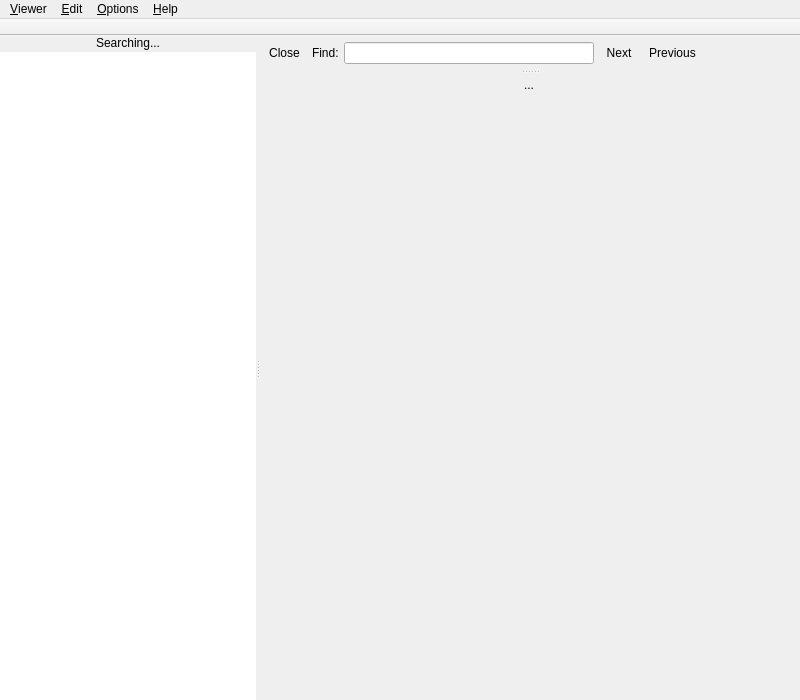
<?xml version="1.0" encoding="UTF-8"?>
<ui version="4.0">
 <class>MainWindow</class>
 <widget class="QMainWindow" name="MainWindow">
  <property name="geometry">
   <rect>
    <x>0</x>
    <y>0</y>
    <width>800</width>
    <height>700</height>
   </rect>
  </property>
  <property name="unifiedTitleAndToolBarOnMac">
   <bool>true</bool>
  </property>
  <widget class="QWidget" name="centralwidget">
   <layout class="QVBoxLayout" name="verticalLayout">
    <property name="spacing">
     <number>0</number>
    </property>
    <property name="leftMargin">
     <number>0</number>
    </property>
    <property name="topMargin">
     <number>0</number>
    </property>
    <property name="rightMargin">
     <number>0</number>
    </property>
    <property name="bottomMargin">
     <number>0</number>
    </property>
    <item>
     <widget class="QSplitter" name="splitter">
      <property name="orientation">
       <enum>Qt::Horizontal</enum>
      </property>
      <widget class="QWidget" name="leftPane" native="true">
       <layout class="QVBoxLayout" name="verticalLayoutLeft">
        <property name="spacing">
         <number>2</number>
        </property>
        <property name="leftMargin">
         <number>0</number>
        </property>
        <property name="topMargin">
         <number>0</number>
        </property>
        <property name="rightMargin">
         <number>0</number>
        </property>
        <property name="bottomMargin">
         <number>0</number>
        </property>
        <item>
         <widget class="QLabel" name="labelSearching">
          <property name="frameShape">
           <enum>QFrame::NoFrame</enum>
          </property>
          <property name="text">
           <string>&lt;html&gt;&lt;head/&gt;&lt;body&gt;&lt;p&gt;Searching...&lt;/p&gt;&lt;/body&gt;&lt;/html&gt;</string>
          </property>
          <property name="alignment">
           <set>Qt::AlignCenter</set>
          </property>
         </widget>
        </item>
        <item>
         <widget class="HtmlListWidget" name="listWidgetIndex">
          <property name="enabled">
           <bool>true</bool>
          </property>
          <property name="sizePolicy">
           <sizepolicy hsizetype="Expanding" vsizetype="Expanding">
            <horstretch>0</horstretch>
            <verstretch>0</verstretch>
           </sizepolicy>
          </property>
          <property name="frameShape">
           <enum>QFrame::NoFrame</enum>
          </property>
         </widget>
        </item>
       </layout>
      </widget>
      <widget class="QFrame" name="mainPane">
       <property name="sizePolicy">
        <sizepolicy hsizetype="Preferred" vsizetype="Preferred">
         <horstretch>2</horstretch>
         <verstretch>0</verstretch>
        </sizepolicy>
       </property>
       <layout class="QVBoxLayout" name="verticalLayout_4">
        <property name="spacing">
         <number>0</number>
        </property>
        <property name="leftMargin">
         <number>0</number>
        </property>
        <property name="topMargin">
         <number>0</number>
        </property>
        <property name="rightMargin">
         <number>0</number>
        </property>
        <property name="bottomMargin">
         <number>0</number>
        </property>
        <item>
         <widget class="QFrame" name="frameFindbar">
          <property name="sizePolicy">
           <sizepolicy hsizetype="Minimum" vsizetype="Minimum">
            <horstretch>0</horstretch>
            <verstretch>0</verstretch>
           </sizepolicy>
          </property>
          <layout class="QHBoxLayout" name="horizontalLayout_2">
           <property name="spacing">
            <number>5</number>
           </property>
           <property name="leftMargin">
            <number>2</number>
           </property>
           <property name="topMargin">
            <number>6</number>
           </property>
           <property name="rightMargin">
            <number>0</number>
           </property>
           <property name="bottomMargin">
            <number>6</number>
           </property>
           <item>
            <widget class="QToolButton" name="toolButtonCloseFindbar">
             <property name="text">
              <string>Close</string>
             </property>
             <property name="icon">
              <iconset theme="window-close">
               <normaloff/>
              </iconset>
             </property>
             <property name="iconSize">
              <size>
               <width>16</width>
               <height>16</height>
              </size>
             </property>
             <property name="autoRaise">
              <bool>true</bool>
             </property>
            </widget>
           </item>
           <item>
            <widget class="QLabel" name="labelFind">
             <property name="sizePolicy">
              <sizepolicy hsizetype="Preferred" vsizetype="Preferred">
               <horstretch>0</horstretch>
               <verstretch>0</verstretch>
              </sizepolicy>
             </property>
             <property name="text">
              <string>Find:</string>
             </property>
            </widget>
           </item>
           <item>
            <widget class="LineEditFind" name="lineEditFind">
             <property name="sizePolicy">
              <sizepolicy hsizetype="Expanding" vsizetype="Fixed">
               <horstretch>1</horstretch>
               <verstretch>0</verstretch>
              </sizepolicy>
             </property>
             <property name="maximumSize">
              <size>
               <width>250</width>
               <height>16777215</height>
              </size>
             </property>
             <property name="layoutDirection">
              <enum>Qt::RightToLeft</enum>
             </property>
             <property name="frame">
              <bool>true</bool>
             </property>
             <property name="placeholderText">
              <string/>
             </property>
            </widget>
           </item>
           <item>
            <layout class="QHBoxLayout" name="horizontalLayout">
             <property name="spacing">
              <number>3</number>
             </property>
             <property name="leftMargin">
              <number>0</number>
             </property>
             <property name="topMargin">
              <number>0</number>
             </property>
             <property name="rightMargin">
              <number>0</number>
             </property>
             <property name="bottomMargin">
              <number>0</number>
             </property>
             <item>
              <widget class="QToolButton" name="toolButtonFindNext">
               <property name="toolTip">
                <string/>
               </property>
               <property name="text">
                <string>Next</string>
               </property>
               <property name="icon">
                <iconset theme="go-down">
                 <normaloff/>
                </iconset>
               </property>
               <property name="iconSize">
                <size>
                 <width>16</width>
                 <height>16</height>
                </size>
               </property>
               <property name="toolButtonStyle">
                <enum>Qt::ToolButtonTextBesideIcon</enum>
               </property>
               <property name="autoRaise">
                <bool>true</bool>
               </property>
               <property name="arrowType">
                <enum>Qt::NoArrow</enum>
               </property>
              </widget>
             </item>
             <item>
              <widget class="QToolButton" name="toolButtonFindPrev">
               <property name="text">
                <string>Previous</string>
               </property>
               <property name="icon">
                <iconset theme="go-up">
                 <normaloff/>
                </iconset>
               </property>
               <property name="iconSize">
                <size>
                 <width>16</width>
                 <height>16</height>
                </size>
               </property>
               <property name="toolButtonStyle">
                <enum>Qt::ToolButtonTextBesideIcon</enum>
               </property>
               <property name="autoRaise">
                <bool>true</bool>
               </property>
               <property name="arrowType">
                <enum>Qt::NoArrow</enum>
               </property>
              </widget>
             </item>
             <item>
              <widget class="QLabel" name="labelFindResults">
               <property name="sizePolicy">
                <sizepolicy hsizetype="Preferred" vsizetype="Preferred">
                 <horstretch>0</horstretch>
                 <verstretch>0</verstretch>
                </sizepolicy>
               </property>
               <property name="text">
                <string></string>
               </property>
              </widget>
             </item>

             <item>
              <spacer name="horizontalSpacer">
               <property name="orientation">
                <enum>Qt::Horizontal</enum>
               </property>
               <property name="sizeType">
                <enum>QSizePolicy::Expanding</enum>
               </property>
               <property name="sizeHint" stdset="0">
                <size>
                 <width>0</width>
                 <height>0</height>
                </size>
               </property>
              </spacer>
             </item>
            </layout>
           </item>
          </layout>
         </widget>
        </item>
        <item>
         <widget class="QSplitter" name="splitter2">
          <property name="orientation">
           <enum>Qt::Vertical</enum>
          </property>
          <widget class="QFrame" name="frame">
           <property name="frameShape">
            <enum>QFrame::NoFrame</enum>
           </property>
           <property name="lineWidth">
            <number>1</number>
           </property>
           <property name="midLineWidth">
            <number>1</number>
           </property>
           <layout class="QVBoxLayout" name="verticalLayout_3">
            <property name="spacing">
             <number>5</number>
            </property>
            <property name="leftMargin">
             <number>0</number>
            </property>
            <property name="topMargin">
             <number>0</number>
            </property>
            <property name="rightMargin">
             <number>0</number>
            </property>
            <property name="bottomMargin">
             <number>0</number>
            </property>
            <item>
             <widget class="WebView" name="webView" native="true">
              <property name="sizePolicy">
               <sizepolicy hsizetype="Expanding" vsizetype="Expanding">
                <horstretch>0</horstretch>
                <verstretch>0</verstretch>
               </sizepolicy>
              </property>
              <property name="url" stdset="0">
               <url>
                <string>about:blank</string>
               </url>
              </property>
             </widget>
            </item>
           </layout>
          </widget>
          <widget class="QFrame" name="inspectorContainer">
           <property name="frameShape">
            <enum>QFrame::NoFrame</enum>
           </property>
           <layout class="QVBoxLayout" name="verticalLayout_2">
            <property name="spacing">
             <number>5</number>
            </property>
            <property name="leftMargin">
             <number>0</number>
            </property>
            <property name="topMargin">
             <number>0</number>
            </property>
            <property name="rightMargin">
             <number>0</number>
            </property>
            <property name="bottomMargin">
             <number>0</number>
            </property>
            <item>
             <layout class="QHBoxLayout" name="horizontalLayout3">
              <property name="leftMargin">
               <number>0</number>
              </property>
              <property name="topMargin">
               <number>0</number>
              </property>
              <property name="rightMargin">
               <number>2</number>
              </property>
              <property name="bottomMargin">
               <number>0</number>
              </property>
              <item>
               <widget class="QToolButton" name="toolButtonCloseInspector">
                <property name="text">
                 <string>...</string>
                </property>
                <property name="icon">
                 <iconset theme="window-close">
                  <normaloff/>
                 </iconset>
                </property>
                <property name="iconSize">
                 <size>
                  <width>16</width>
                  <height>16</height>
                 </size>
                </property>
                <property name="autoRaise">
                 <bool>true</bool>
                </property>
               </widget>
              </item>
             </layout>
            </item>
            <item>
             <widget class="QWidget" name="webInspector" native="true">
              <property name="sizePolicy">
               <sizepolicy hsizetype="Expanding" vsizetype="Expanding">
                <horstretch>0</horstretch>
                <verstretch>0</verstretch>
               </sizepolicy>
              </property>
             </widget>
            </item>
           </layout>
          </widget>
         </widget>
        </item>
       </layout>
       <zorder>splitter2</zorder>
       <zorder>frameFindbar</zorder>
      </widget>
     </widget>
    </item>
   </layout>
  </widget>
  <widget class="QMenuBar" name="menuBar">
   <property name="geometry">
    <rect>
     <x>0</x>
     <y>0</y>
     <width>800</width>
     <height>19</height>
    </rect>
   </property>
   <widget class="QMenu" name="menuViewer">
    <property name="title">
     <string>&amp;Viewer</string>
    </property>
    <addaction name="actionPrintPreview"/>
    <addaction name="actionPrint"/>
    <addaction name="separator"/>
    <addaction name="actionCreateIndex"/>
    <addaction name="separator"/>
    <addaction name="actionQuit"/>
   </widget>
   <widget class="QMenu" name="menuOptions">
    <property name="title">
     <string>&amp;Options</string>
    </property>
    <addaction name="actionZoomIn"/>
    <addaction name="actionZoomOut"/>
    <addaction name="actionNormalSize"/>
    <addaction name="separator"/>
    <addaction name="actionMonitorClipboard"/>
    <addaction name="separator"/>
    <addaction name="actionPronOff"/>
    <addaction name="actionPronGB"/>
    <addaction name="actionPronUS"/>
   </widget>
   <widget class="QMenu" name="menuEdit">
    <property name="title">
     <string>&amp;Edit</string>
    </property>
    <addaction name="actionFind"/>
    <addaction name="separator"/>
   </widget>
   <widget class="QMenu" name="menuHelp">
    <property name="title">
     <string>&amp;Help</string>
    </property>
    <addaction name="actionHelp"/>
    <addaction name="actionAbout"/>
   </widget>
   <addaction name="menuViewer"/>
   <addaction name="menuEdit"/>
   <addaction name="menuOptions"/>
   <addaction name="menuHelp"/>
  </widget>
  <widget class="QToolBar" name="toolBar">
   <property name="windowTitle">
    <string>toolBar</string>
   </property>
   <property name="movable">
    <bool>false</bool>
   </property>
   <property name="allowedAreas">
    <set>Qt::TopToolBarArea</set>
   </property>
   <property name="iconSize">
    <size>
     <width>24</width>
     <height>24</height>
    </size>
   </property>
   <property name="toolButtonStyle">
    <enum>Qt::ToolButtonIconOnly</enum>
   </property>
   <property name="floatable">
    <bool>false</bool>
   </property>
   <attribute name="toolBarArea">
    <enum>TopToolBarArea</enum>
   </attribute>
   <attribute name="toolBarBreak">
    <bool>false</bool>
   </attribute>
  </widget>
  <action name="actionQuit">
   <property name="icon">
    <iconset theme="application-exit">
     <normaloff/>
    </iconset>
   </property>
   <property name="text">
    <string>Quit</string>
   </property>
  </action>
  <action name="actionZoomIn">
   <property name="icon">
    <iconset theme="zoom-in">
     <normaloff/>
    </iconset>
   </property>
   <property name="text">
    <string>Zoom In</string>
   </property>
  </action>
  <action name="actionZoomOut">
   <property name="icon">
    <iconset theme="zoom-out">
     <normaloff/>
    </iconset>
   </property>
   <property name="text">
    <string>Zoom Out</string>
   </property>
  </action>
  <action name="actionNormalSize">
   <property name="icon">
    <iconset theme="zoom-original">
     <normaloff/>
    </iconset>
   </property>
   <property name="text">
    <string>Normal Size</string>
   </property>
  </action>
  <action name="actionFind">
   <property name="icon">
    <iconset theme="edit-find">
     <normaloff/>
    </iconset>
   </property>
   <property name="text">
    <string>Find...</string>
   </property>
  </action>
  <action name="actionFindPrev">
   <property name="icon">
    <iconset theme="go-up">
     <normaloff/>
    </iconset>
   </property>
   <property name="text">
    <string>Previous</string>
   </property>
   <property name="toolTip">
    <string>Find the previous occurrence</string>
   </property>
  </action>
  <action name="actionFindNext">
   <property name="icon">
    <iconset theme="go-down">
     <normaloff/>
    </iconset>
   </property>
   <property name="text">
    <string>Next</string>
   </property>
   <property name="toolTip">
    <string>Find the next occurrence</string>
   </property>
  </action>
  <action name="actionFindClose">
   <property name="icon">
    <iconset theme="window-close">
     <normaloff/>
    </iconset>
   </property>
   <property name="text">
    <string>Close</string>
   </property>
   <property name="toolTip">
    <string>Close find bar</string>
   </property>
  </action>
  <action name="actionAbout">
   <property name="icon">
    <iconset theme="help-about">
     <normaloff/>
    </iconset>
   </property>
   <property name="text">
    <string>About</string>
   </property>
  </action>
  <action name="actionPrint">
   <property name="icon">
    <iconset theme="document-print">
     <normaloff/>
    </iconset>
   </property>
   <property name="text">
    <string>Print...</string>
   </property>
  </action>
  <action name="actionPrintPreview">
   <property name="icon">
    <iconset theme="document-print-preview">
     <normaloff/>
    </iconset>
   </property>
   <property name="text">
    <string>Print Preview</string>
   </property>
  </action>
  <action name="actionCreateIndex">
   <property name="icon">
    <iconset theme="document-properties">
     <normaloff/>
    </iconset>
   </property>
   <property name="text">
    <string>Recreate Index...</string>
   </property>
  </action>
  <action name="actionCloseInspector">
   <property name="icon">
    <iconset theme="window-close">
     <normaloff/>
    </iconset>
   </property>
   <property name="text">
    <string>Close Inspector</string>
   </property>
   <property name="toolTip">
    <string>Close inspector</string>
   </property>
  </action>
  <action name="actionMonitorClipboard">
   <property name="checkable">
    <bool>true</bool>
   </property>
   <property name="text">
    <string>Monitor Clipboard</string>
   </property>
  </action>
  <action name="actionSearchExamples">
   <property name="icon">
    <iconset>
     <normaloff/>
    </iconset>
   </property>
   <property name="text">
    <string>Exa</string>
   </property>
   <property name="toolTip">
    <string>Example Search</string>
   </property>
  </action>
  <action name="actionPronUS">
   <property name="checkable">
    <bool>true</bool>
   </property>
   <property name="text">
    <string>American Pronunciation</string>
   </property>
   <property name="shortcut">
    <string>Ctrl+Shift+A</string>
   </property>
  </action>
  <action name="actionPronGB">
   <property name="checkable">
    <bool>true</bool>
   </property>
   <property name="text">
    <string>British Pronunciation</string>
   </property>
   <property name="shortcut">
    <string>Ctrl+Shift+B</string>
   </property>
  </action>
  <action name="actionPronOff">
   <property name="checkable">
    <bool>true</bool>
   </property>
   <property name="text">
    <string>No Sound</string>
   </property>
   <property name="shortcut">
    <string>Ctrl+Shift+N</string>
   </property>
  </action>
  <action name="actionAdvancedSearch">
   <property name="icon">
    <iconset>
     <normaloff/>
    </iconset>
   </property>
   <property name="text">
    <string>Advanced</string>
   </property>
   <property name="toolTip">
    <string>Advanced Search</string>
   </property>
  </action>
  <action name="actionFocusLineEdit">
   <property name="text">
    <string>actionFocusLineEdit</string>
   </property>
  </action>
  <action name="actionHelp">
   <property name="icon">
    <iconset theme="help-contents">
     <normaloff/>
    </iconset>
   </property>
   <property name="text">
    <string>Help</string>
   </property>
   <property name="toolTip">
    <string>Help</string>
   </property>
  </action>
  <action name="actionAlwaysOnTop">
   <property name="checkable">
    <bool>true</bool>
   </property>
   <property name="text">
    <string>Always on Top</string>
   </property>
  </action>
  <action name="actionSearchDefinitions">
   <property name="icon">
    <iconset>
     <normaloff/>
    </iconset>
   </property>
   <property name="text">
    <string>Def</string>
   </property>
   <property name="toolTip">
    <string>Definition Search</string>
   </property>
  </action>
 </widget>
 <customwidgets>
  <customwidget>
   <class>WebView</class>
   <extends>QWidget</extends>
   <header>.custom</header>
  </customwidget>
  <customwidget>
   <class>HtmlListWidget</class>
   <extends>QListWidget</extends>
   <header>.custom</header>
  </customwidget>
  <customwidget>
   <class>LineEditFind</class>
   <extends>QLineEdit</extends>
   <header>.custom</header>
  </customwidget>
 </customwidgets>
 <tabstops>
  <tabstop>toolButtonCloseFindbar</tabstop>
  <tabstop>lineEditFind</tabstop>
 </tabstops>
 <resources/>
 <connections>
  <connection>
   <sender>actionQuit</sender>
   <signal>triggered()</signal>
   <receiver>MainWindow</receiver>
   <slot>close()</slot>
   <hints>
    <hint type="sourcelabel">
     <x>-1</x>
     <y>-1</y>
    </hint>
    <hint type="destinationlabel">
     <x>416</x>
     <y>456</y>
    </hint>
   </hints>
  </connection>
 </connections>
</ui>
